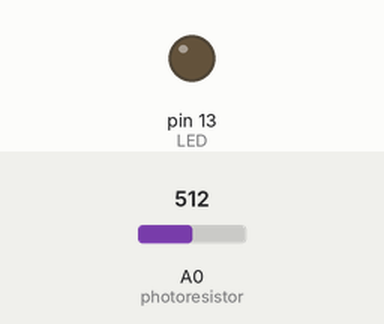
Simulated run of this sketch. Board: Arduino Uno, built with avr-gcc and run on an emulated ATmega328P. On the bench: output pins drawn as LEDs (lit = HIGH). Inputs (shaded band) come from the test bench; at power-on: A0 (photoresistor) = 512.

Above: at 1.2 s.
1.3 s: A0 (photoresistor) set to 18
2.8 s: A0 (photoresistor) set to 14
At 3.6 s:
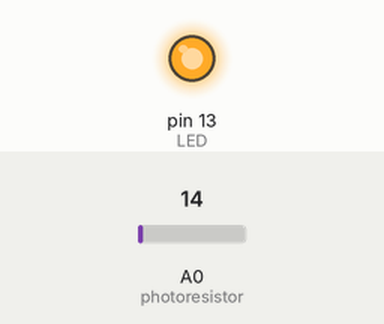
4.3 s: A0 (photoresistor) set to 122
At 4.8 s:
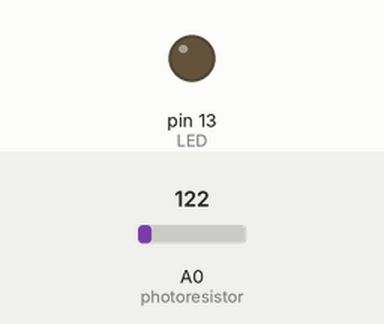
5.8 s: A0 (photoresistor) set to 5
At 7.1 s:
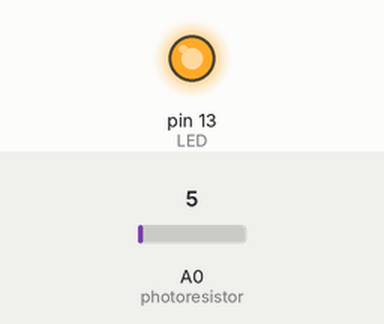
Timing chart, 0 to 8.3 s (numbered marks = the images above; inputs shaded):
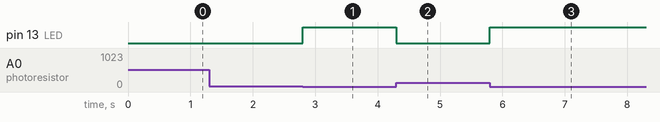

The sketch:

Light_an_LED.ino
```cpp
/**
 * Rodrigo Eduardo Delgadillo Rojas
 * 02/11/23
 * Interface with Arduino
 * Module 2: Ligh an LED
 * Intructions:
 * Build a circuit that lights an LED when it is sufficently dark in a room.
 * Demonstrate the circuit by covering the photoresistor to simulate darkness.
**/

//Let´s define the constants for this program
const int LED = 13;
const int photoresistor = A0;

void setup()
{
  // put your setup code here, to run once:
  Serial.begin(9600);
  pinMode(LED, OUTPUT);
  pinMode(photoresistor, INPUT);
}

void loop()
{
  // put your main code here, to run repeatedly:
  if (analogRead(photoresistor) <= 15)
  {
    digitalWrite(LED, HIGH);
  }
  else
  {
    digitalWrite(LED,LOW);
  }
}
```

Measured:
- the behaviour switches between 16 and 15 on A0 (photoresistor) (found by bisection; images 0 and 1)
- after the input at 1.3 s, every drawn part: stays the same
- after the input at 2.8 s, pin 13 (LED): LOW → HIGH at once
- after the input at 4.3 s, pin 13 (LED): HIGH → LOW at once
- after the input at 5.8 s, pin 13 (LED): LOW → HIGH at once
